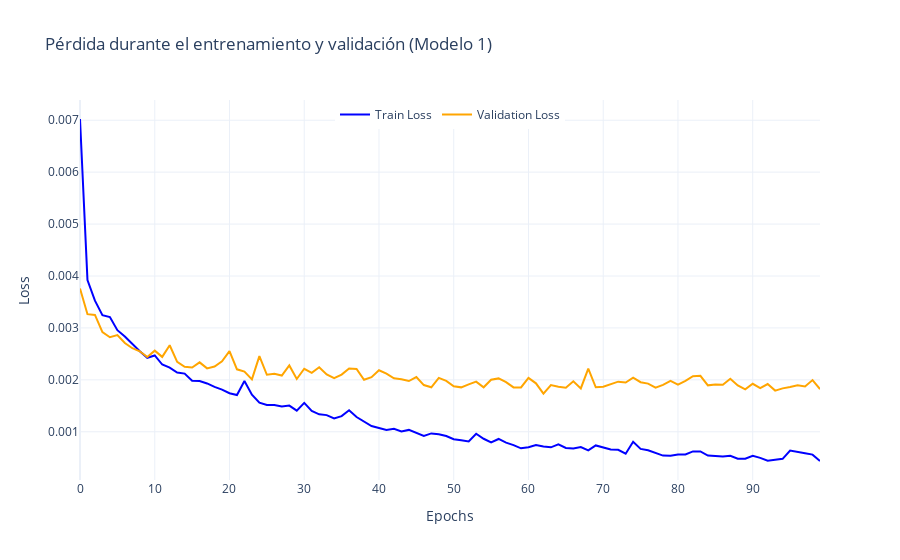
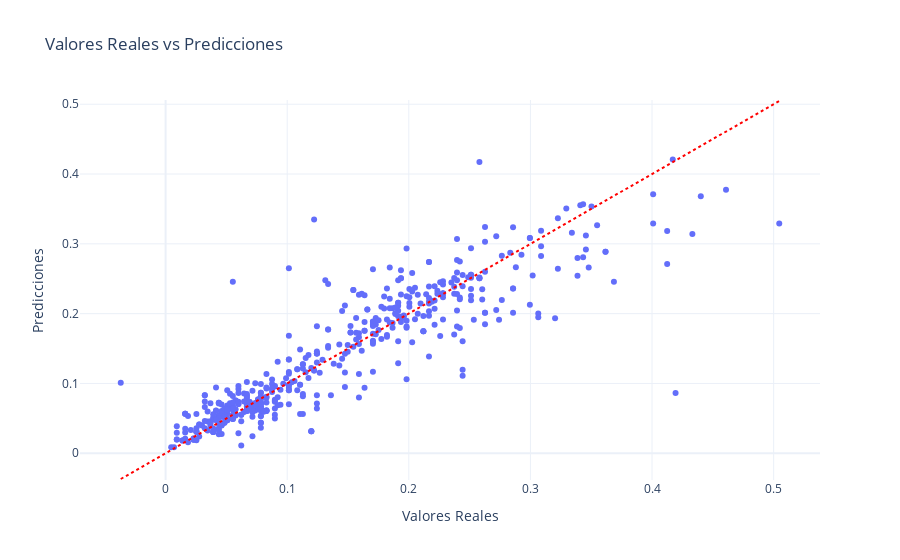

The code cell stored with these charts, in order, in its notebook:
### Code cell
import plotly.express as px
import plotly.graph_objects as go

model = Sequential([
    Input(shape=(X_train.shape[1],)),  # Camada de entrada
    Dense(units=64, activation='relu'),
    Dense(units=32, activation='relu'),
    Dense(units=16, activation='relu'),
    Dense(units=8, activation='relu'),
    Dense(units=1)  # Camada de salida
])

model.compile(optimizer=Adam(learning_rate=0.001), loss='mean_squared_error')

history = model.fit(
    X_train, y_train,
    validation_data=(X_test, y_test),
    epochs=100,
    batch_size=32,
    verbose=1
)

fig = go.Figure()
fig.add_trace(go.Scatter(y=history.history['loss'], mode='lines', name='Train Loss', line=dict(color='blue')))
fig.add_trace(go.Scatter(y=history.history['val_loss'], mode='lines', name='Validation Loss', line=dict(color='orange')))
fig.update_layout(title="Pérdida durante el entrenamiento y validación (Modelo 1)",
                  xaxis_title="Epochs", yaxis_title="Loss", template="plotly_white",
                  legend=dict(x=0.5, y=1, xanchor='center', orientation='h'))
fig.show()

test_loss = model.evaluate(X_test, y_test)
print(f"Pierda en el conjunto de teste: {test_loss}")

predictions = model.predict(X_test)


# Graficar el resultado del entrenamiento del modelo usando plotly
resultados_df = pd.DataFrame({
    "Valores Reales": y_test,
    "Predicciones": predictions.ravel() # predictions tiene 2D, ravel para transformar en 1D para la creación del df
})

fig = px.scatter(
    resultados_df,
    x="Valores Reales",
    y="Predicciones",
    title="Valores Reales vs Predicciones",
    template="plotly_white"
)

# Añadir una línea de referencia donde las predicciones coinciden perfectamente con los valores reales
fig.add_shape(
    type="line",
    x0=resultados_df["Valores Reales"].min(),
    y0=resultados_df["Valores Reales"].min(),
    x1=resultados_df["Valores Reales"].max(),
    y1=resultados_df["Valores Reales"].max(),
    line=dict(color="red", dash="dot")
)

fig.show()

### Figure 1 — Plotly figure (JSON) as saved in the notebook; plotly's stock layout.template omitted (floating-point values rounded to 4 significant figures)
{"data": [{"line": {"color": "blue"}, "mode": "lines", "name": "Train Loss", "type": "scatter", "y": [0.007024, 0.003921, 0.003524, 0.003246, 0.003208, 0.002956, 0.002835, 0.002685, 0.00255, 0.002424, 0.00247, 0.002295, 0.002234, 0.002142, 0.00212, 0.001981, 0.001979, 0.001931, 0.001864, 0.001813, 0.001743, 0.001707, 0.001977, 0.001714, 0.001562, 0.001518, 0.001517, 0.001487, 0.001503, 0.001407, 0.001556, 0.001401, 0.001336, 0.00132, 0.001256, 0.001301, 0.001414, 0.001284, 0.001195, 0.001111, 0.001073, 0.001034, 0.001057, 0.001007, 0.001036, 0.0009765, 0.0009177, 0.0009686, 0.0009522, 0.0009189, 0.0008568, 0.0008354, 0.0008142, 0.0009621, 0.0008652, 0.0007957, 0.0008613, 0.0007906, 0.0007437, 0.0006814, 0.0007026, 0.0007451, 0.0007149, 0.0007007, 0.000756, 0.0006882, 0.0006791, 0.0007064, 0.0006404, 0.0007372, 0.0007, 0.0006596, 0.0006532, 0.0005782, 0.0008084, 0.0006707, 0.0006439, 0.0005918, 0.0005407, 0.0005362, 0.0005604, 0.0005622, 0.0006214, 0.0006223, 0.0005407, 0.0005311, 0.0005222, 0.0005372, 0.0004802, 0.0004807, 0.0005377, 0.0004976, 0.0004434, 0.0004604, 0.0004783, 0.0006389, 0.0006065, 0.0005848, 0.00056, 0.0004371]}, {"line": {"color": "orange"}, "mode": "lines", "name": "Validation Loss", "type": "scatter", "y": [0.003761, 0.003264, 0.003249, 0.002921, 0.002821, 0.002862, 0.002709, 0.002609, 0.00255, 0.002439, 0.002563, 0.002442, 0.002666, 0.002347, 0.002251, 0.002239, 0.002337, 0.002221, 0.002256, 0.002356, 0.002553, 0.002203, 0.002159, 0.002009, 0.002457, 0.002098, 0.002118, 0.002082, 0.002277, 0.002017, 0.002214, 0.002135, 0.002243, 0.002105, 0.002033, 0.002101, 0.002218, 0.002209, 0.002001, 0.002051, 0.002184, 0.002119, 0.002031, 0.002012, 0.001977, 0.002053, 0.0019, 0.001857, 0.002038, 0.001981, 0.001877, 0.001855, 0.001914, 0.001966, 0.001856, 0.002001, 0.002028, 0.001957, 0.001855, 0.001854, 0.002038, 0.001933, 0.001733, 0.001898, 0.001866, 0.001848, 0.001971, 0.001836, 0.002216, 0.001856, 0.001868, 0.001923, 0.001965, 0.001949, 0.002041, 0.001954, 0.001927, 0.00185, 0.001903, 0.00198, 0.001908, 0.00198, 0.002071, 0.002077, 0.001894, 0.001909, 0.001905, 0.002021, 0.001893, 0.001816, 0.001924, 0.001839, 0.00192, 0.001793, 0.001836, 0.001861, 0.001894, 0.001873, 0.001995, 0.00182]}], "layout": {"legend": {"orientation": "h", "x": 0.5, "xanchor": "center", "y": 1}, "title": {"text": "Pérdida durante el entrenamiento y validación (Modelo 1)"}, "xaxis": {"title": {"text": "Epochs"}}, "yaxis": {"title": {"text": "Loss"}}}}

### Figure 2 — Plotly figure (JSON) as saved in the notebook; plotly's stock layout.template omitted (floating-point values rounded to 4 significant figures; data arrays with more than 128 entries replaced by an {"elided": "..."} marker saying what was removed)
{"data": [{"hovertemplate": "Valores Reales=%{x}<br>Predicciones=%{y}<extra></extra>", "legendgroup": "", "marker": {"color": "#636efa", "symbol": "circle"}, "mode": "markers", "name": "", "orientation": "v", "showlegend": false, "type": "scatter", "x": {"elided": "500 float values"}, "xaxis": "x", "y": {"elided": "500 float values"}, "yaxis": "y"}], "layout": {"legend": {"tracegroupgap": 0}, "shapes": [{"line": {"color": "red", "dash": "dot"}, "type": "line", "x0": -0.03687, "x1": 0.5046, "y0": -0.03687, "y1": 0.5046}], "title": {"text": "Valores Reales vs Predicciones"}, "xaxis": {"anchor": "y", "domain": [0, 1], "title": {"text": "Valores Reales"}}, "yaxis": {"anchor": "x", "domain": [0, 1], "title": {"text": "Predicciones"}}}}
